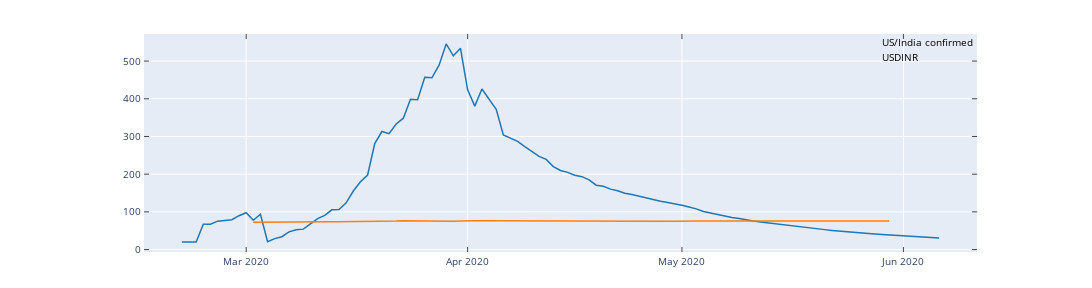
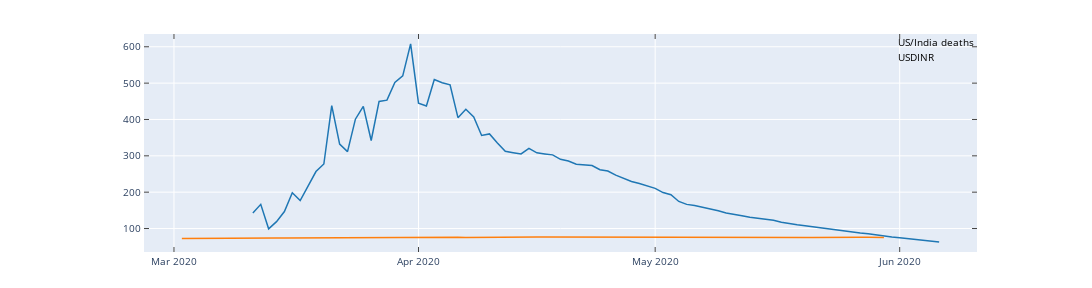
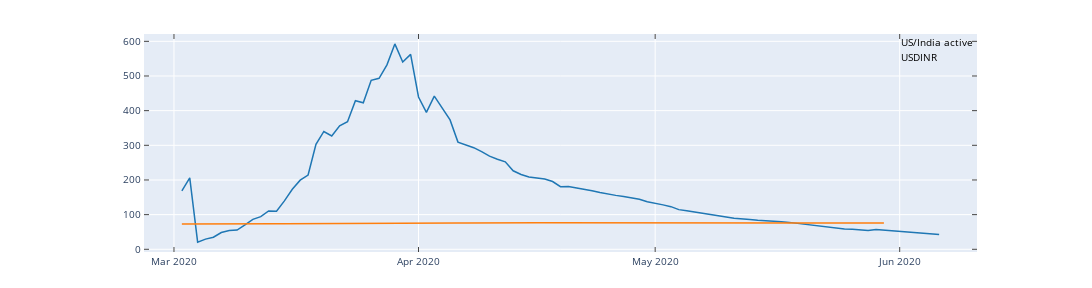
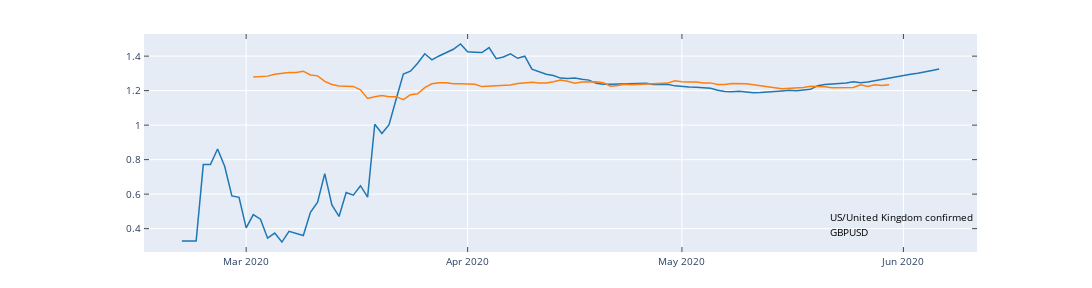

The notebook cell these images were saved under, in order:
### Code cell
# Plots ratios calculated above, need to change this to pass column names
def covid_plot_ratio(df_covid, df_exchange_rates, country1, country2, type, exch_ratelabel):
    fig, ax = plt.subplots(figsize=(16,4))
    ax.plot(df_covid['date'], df_covid['ratio'], label="{0}/{1} {2}".format(country1, country2, type))
    df_tmp = df_exchange_rates[df_exchange_rates['code'] == exch_ratelabel]
    ax.plot(df_tmp['date'], df_tmp['rate'], label=exch_ratelabel)
    #ax.set_xlim(0, 200) - doesnt work with dates
    #ax.set_ylim(0, 10)
    ax.xaxis.set_major_locator(MultipleLocator(30))
    ax.xaxis.set_minor_locator(AutoMinorLocator(7))
    ax.grid(which='major', color='#CCCCCC', linestyle='--')
    ax.grid(which='minor', color='#CCCCCC', linestyle=':')
    ax.legend()
    #plt.show()
    iplot(tls.mpl_to_plotly(fig))

def plot_covid_forex(covid19, df_exchange_rates, exchrate_code, country1, country2):
    df_ratio = covid19.covid_ratio_by_country('confirmed_per1m',   country1, country2)
    covid_plot_ratio(df_ratio, df_exchange_rates, country1, country2, 'confirmed', exchrate_code)

    df_ratio = covid19.covid_ratio_by_country('deaths_per1m',  country1, country2)
    covid_plot_ratio(df_ratio, df_exchange_rates, country1, country2, 'deaths', exchrate_code)

    df_ratio = covid19.covid_ratio_by_country('active_per1m',  country1, country2)
    covid_plot_ratio(df_ratio, df_exchange_rates, country1, country2, 'active', exchrate_code)

#df_exchange_rates['rate'][df_exchange_rates['code'] == exchrate_label] = df_exchange_rates['rate'][df_exchange_rates['code'] == exchrate_label]/35
plot_covid_forex(covid19, df_exchange_rates, 'USDINR', 'US', 'India')
plot_covid_forex(covid19, df_exchange_rates, 'GBPUSD', 'US', 'United Kingdom')
